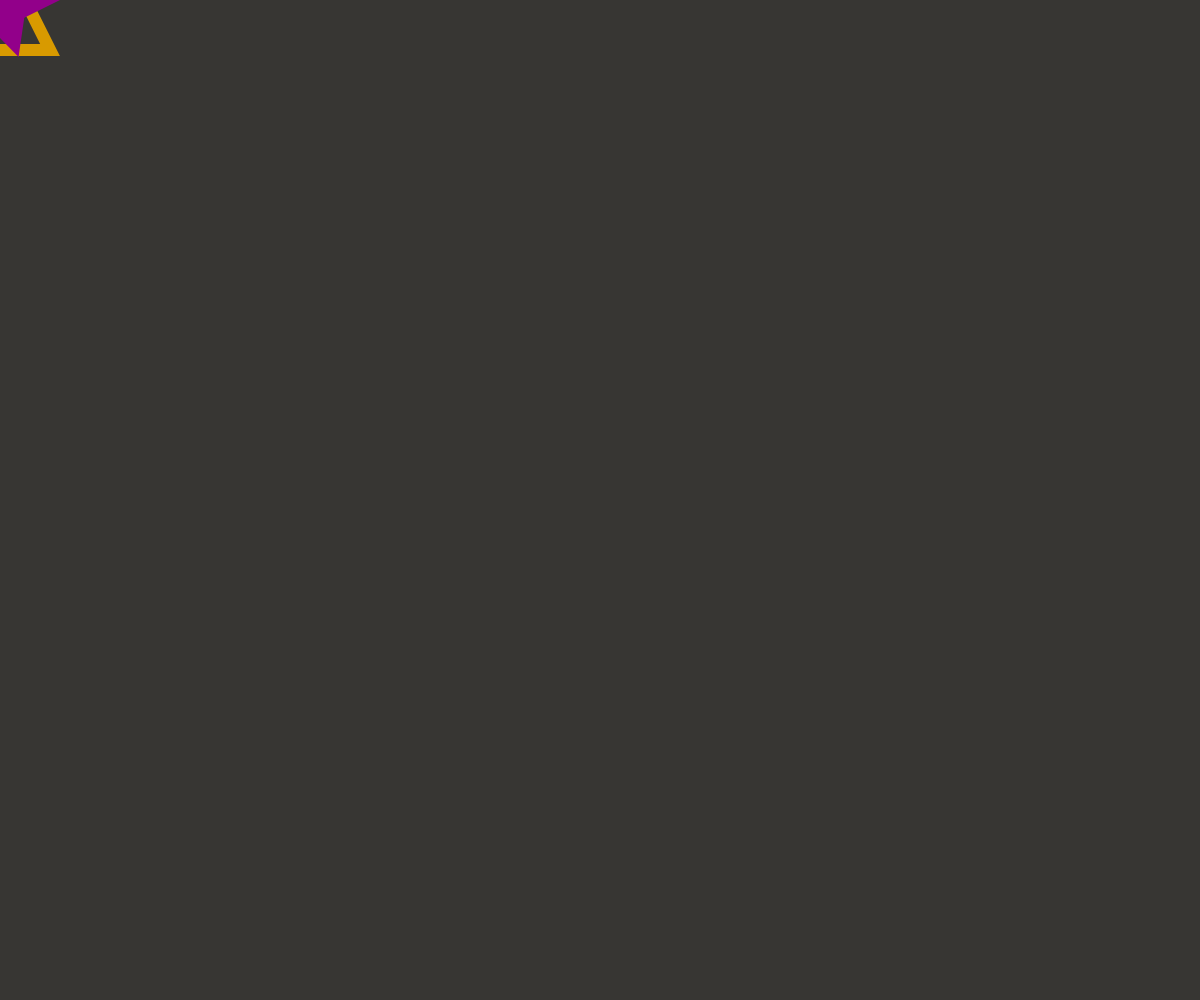
Frame 1 (no input)
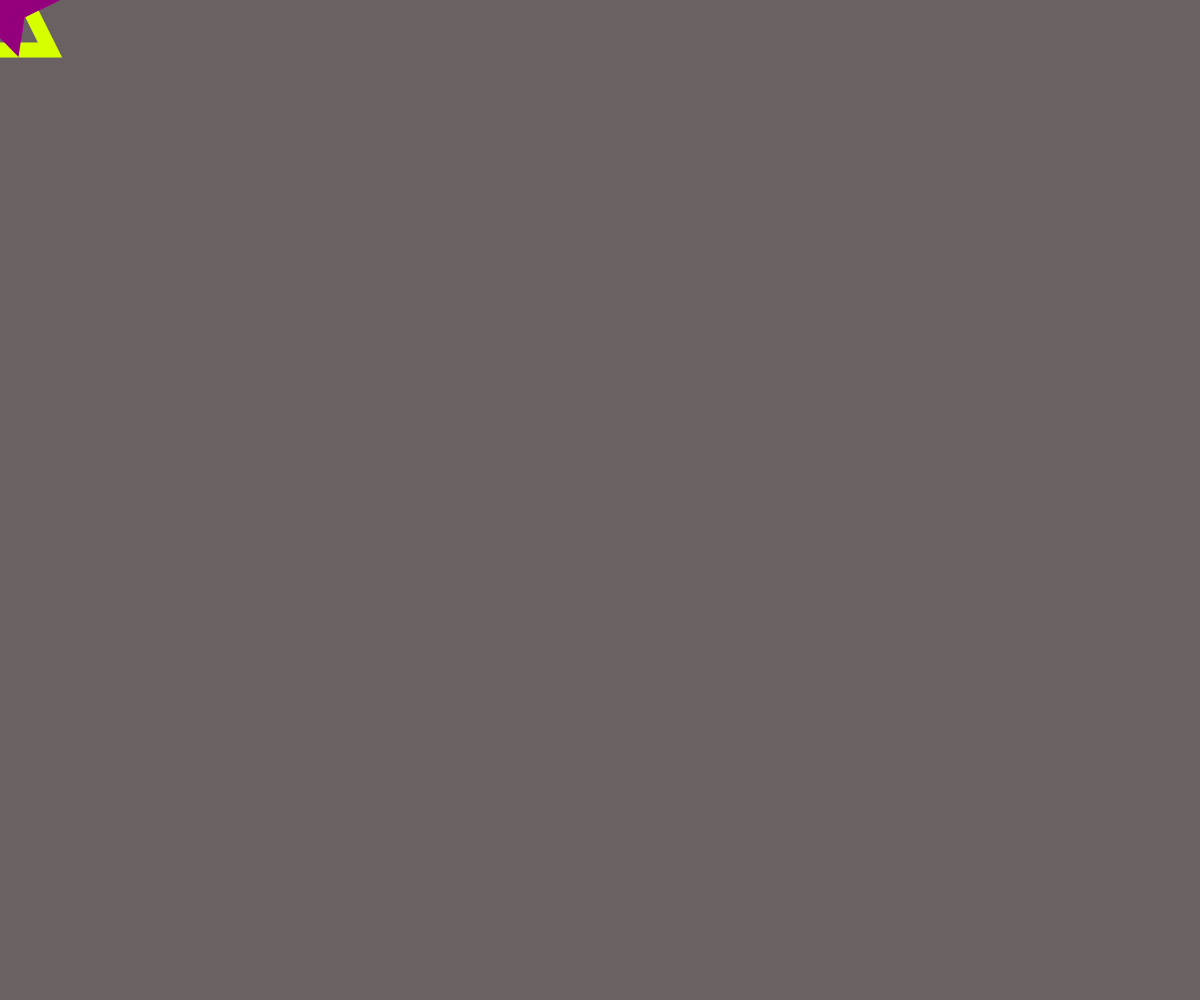
Frame 60 (no input)
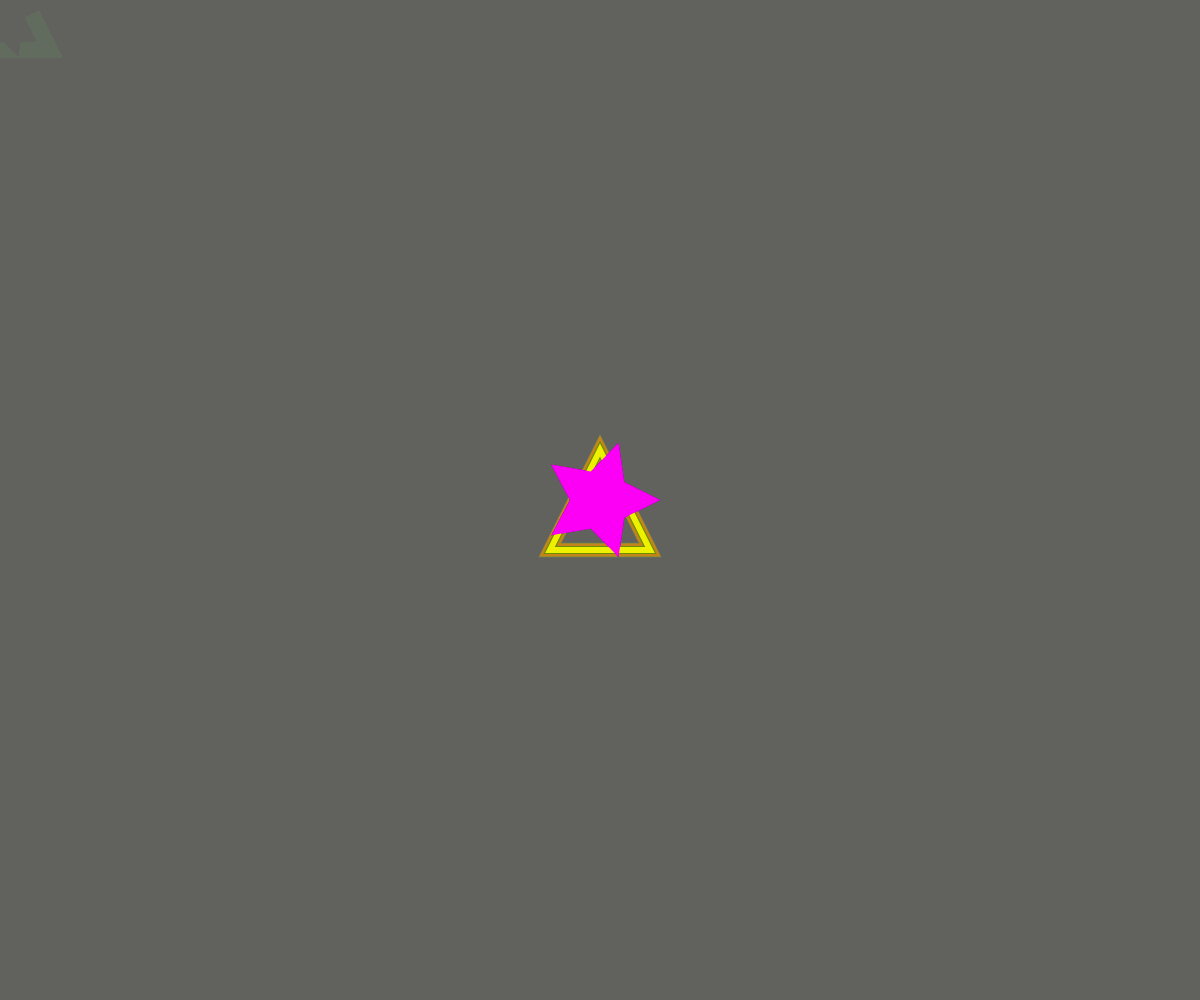
Frame 120 (the mouse pressed at the canvas centre since frame 60)

The p5.js sketch that drew these frames (run headless with seeded random() and noise() and a simulated clock; from frame 60 on, the mouse is pressed at the canvas centre):

// p5.js sketch
// ── sketch.js
/*function setup() {
  createCanvas(windowWidth, windowHeight);
  frameRate(50);
  background(0);
  rectMode(CENTER);
}

function draw() {
  background(10, random(100, 150), 255, 10);

  strokeWeight(5);
  noFill();
  stroke(mouseY, 150, 0);
  circle(mouseX + 80, mouseY - 80, mouseX);

  strokeWeight(1);
  stroke(0, 80, 0);
  fill(200, 60, 100);
  rect(mouseX, mouseY, 100, 100);
}*/

function setup() {
  createCanvas(windowWidth, windowHeight);
  frameRate(60);
  background(50);
  ellipseMode(CENTER);
}

function draw() {
  background(random(50, 150), 100, random(50, 150), 20);

  stroke(random(100, 255), random(100, 255), 0);
  strokeWeight(random(1, 15));
  noFill();
  triangle(
    mouseX,
    mouseY - 50,
    mouseX - 50,
    mouseY + 50,
    mouseX + 50,
    mouseY + 50
  );

  // Style the star shape.
  noStroke();
  fill(random(100, 255), 0, random(100, 255));

  // Draw the star shape
  let points = 5;
  let outerRadius = 60;
  let innerRadius = 30;
  beginShape();
  for (let i = 0; i < points * 2; i++) {
    let angle = map(i, 0, points * 2, 0, TWO_PI);
    let radius = i % 2 === 0 ? outerRadius : innerRadius;
    let x = mouseX + cos(angle) * radius;
    let y = mouseY + sin(angle) * radius;
    vertex(x, y);
  }
  endShape(CLOSE);
}
